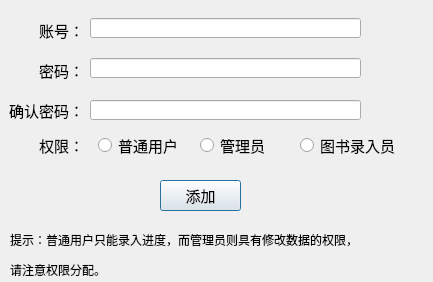
<?xml version="1.0" encoding="UTF-8"?>
<ui version="4.0">
 <class>CAddUserDlg</class>
 <widget class="QDialog" name="CAddUserDlg">
  <property name="geometry">
   <rect>
    <x>0</x>
    <y>0</y>
    <width>433</width>
    <height>282</height>
   </rect>
  </property>
  <property name="windowTitle">
   <string>添加账号</string>
  </property>
  <widget class="QLabel" name="label">
   <property name="geometry">
    <rect>
     <x>13</x>
     <y>20</y>
     <width>71</width>
     <height>20</height>
    </rect>
   </property>
   <property name="font">
    <font>
     <pointsize>11</pointsize>
    </font>
   </property>
   <property name="text">
    <string>账号：</string>
   </property>
   <property name="alignment">
    <set>Qt::AlignRight|Qt::AlignTrailing|Qt::AlignVCenter</set>
   </property>
  </widget>
  <widget class="QLabel" name="label_2">
   <property name="geometry">
    <rect>
     <x>13</x>
     <y>60</y>
     <width>71</width>
     <height>20</height>
    </rect>
   </property>
   <property name="font">
    <font>
     <pointsize>11</pointsize>
    </font>
   </property>
   <property name="text">
    <string>密码：</string>
   </property>
   <property name="alignment">
    <set>Qt::AlignRight|Qt::AlignTrailing|Qt::AlignVCenter</set>
   </property>
  </widget>
  <widget class="QLabel" name="label_3">
   <property name="geometry">
    <rect>
     <x>3</x>
     <y>100</y>
     <width>81</width>
     <height>20</height>
    </rect>
   </property>
   <property name="font">
    <font>
     <pointsize>11</pointsize>
    </font>
   </property>
   <property name="text">
    <string>确认密码：</string>
   </property>
   <property name="alignment">
    <set>Qt::AlignRight|Qt::AlignTrailing|Qt::AlignVCenter</set>
   </property>
  </widget>
  <widget class="QLabel" name="label_4">
   <property name="geometry">
    <rect>
     <x>13</x>
     <y>135</y>
     <width>71</width>
     <height>20</height>
    </rect>
   </property>
   <property name="font">
    <font>
     <pointsize>11</pointsize>
    </font>
   </property>
   <property name="text">
    <string>权限：</string>
   </property>
   <property name="alignment">
    <set>Qt::AlignRight|Qt::AlignTrailing|Qt::AlignVCenter</set>
   </property>
  </widget>
  <widget class="QLineEdit" name="EDIT_USER">
   <property name="geometry">
    <rect>
     <x>90</x>
     <y>18</y>
     <width>271</width>
     <height>20</height>
    </rect>
   </property>
   <property name="font">
    <font>
     <pointsize>11</pointsize>
    </font>
   </property>
  </widget>
  <widget class="QLineEdit" name="EDIT_PWD">
   <property name="geometry">
    <rect>
     <x>90</x>
     <y>58</y>
     <width>271</width>
     <height>20</height>
    </rect>
   </property>
   <property name="font">
    <font>
     <pointsize>11</pointsize>
    </font>
   </property>
   <property name="echoMode">
    <enum>QLineEdit::Password</enum>
   </property>
  </widget>
  <widget class="QLineEdit" name="EDIT_PWD2">
   <property name="geometry">
    <rect>
     <x>90</x>
     <y>100</y>
     <width>271</width>
     <height>20</height>
    </rect>
   </property>
   <property name="font">
    <font>
     <pointsize>11</pointsize>
    </font>
   </property>
   <property name="echoMode">
    <enum>QLineEdit::Password</enum>
   </property>
  </widget>
  <widget class="QRadioButton" name="RDO_COMMON">
   <property name="geometry">
    <rect>
     <x>98</x>
     <y>135</y>
     <width>81</width>
     <height>20</height>
    </rect>
   </property>
   <property name="font">
    <font>
     <pointsize>11</pointsize>
    </font>
   </property>
   <property name="text">
    <string>普通用户</string>
   </property>
  </widget>
  <widget class="QRadioButton" name="RDO_MANAGE">
   <property name="geometry">
    <rect>
     <x>200</x>
     <y>135</y>
     <width>81</width>
     <height>20</height>
    </rect>
   </property>
   <property name="font">
    <font>
     <pointsize>11</pointsize>
    </font>
   </property>
   <property name="text">
    <string>管理员</string>
   </property>
  </widget>
  <widget class="QPushButton" name="BTN_ADD">
   <property name="geometry">
    <rect>
     <x>160</x>
     <y>180</y>
     <width>81</width>
     <height>31</height>
    </rect>
   </property>
   <property name="font">
    <font>
     <pointsize>11</pointsize>
    </font>
   </property>
   <property name="text">
    <string>添加</string>
   </property>
  </widget>
  <widget class="QLabel" name="label_5">
   <property name="geometry">
    <rect>
     <x>10</x>
     <y>220</y>
     <width>371</width>
     <height>71</height>
    </rect>
   </property>
   <property name="font">
    <font>
     <pointsize>9</pointsize>
    </font>
   </property>
   <property name="text">
    <string>&lt;html&gt;&lt;head/&gt;&lt;body&gt;&lt;p&gt;提示：普通用户只能录入进度，而管理员则具有修改数据的权限，&lt;/p&gt;&lt;p&gt;请注意权限分配。&lt;/p&gt;&lt;/body&gt;&lt;/html&gt;</string>
   </property>
  </widget>
  <widget class="QRadioButton" name="RDO_BKADD">
   <property name="geometry">
    <rect>
     <x>300</x>
     <y>135</y>
     <width>111</width>
     <height>20</height>
    </rect>
   </property>
   <property name="font">
    <font>
     <pointsize>11</pointsize>
    </font>
   </property>
   <property name="text">
    <string>图书录入员</string>
   </property>
  </widget>
 </widget>
 <layoutdefault spacing="6" margin="11"/>
 <resources/>
 <connections/>
</ui>
